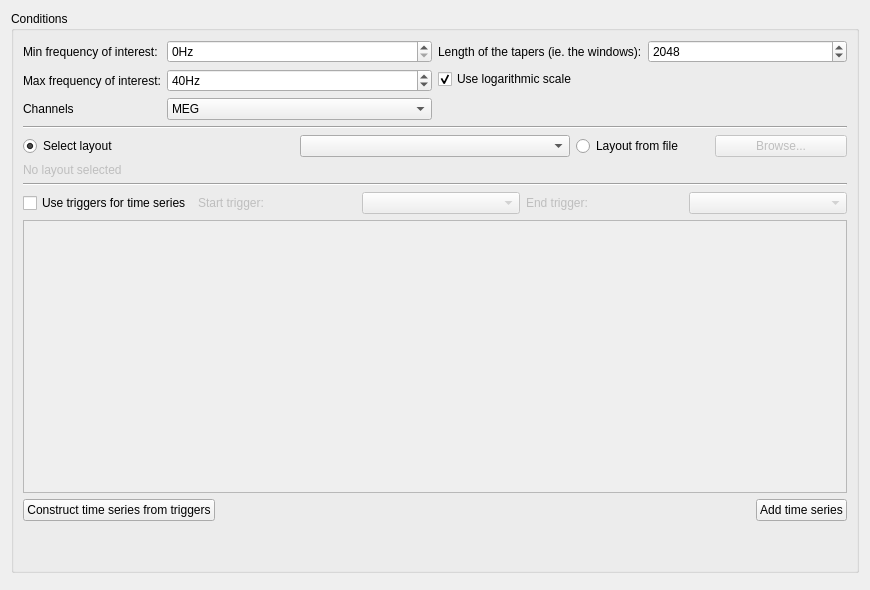
<?xml version="1.0" encoding="UTF-8"?>
<ui version="4.0">
 <class>PowerSpectrumDialog</class>
 <widget class="QDialog" name="PowerSpectrumDialog">
  <property name="geometry">
   <rect>
    <x>0</x>
    <y>0</y>
    <width>870</width>
    <height>590</height>
   </rect>
  </property>
  <property name="windowTitle">
   <string>Power spectrum</string>
  </property>
  <layout class="QGridLayout" name="gridLayout">
   <item row="0" column="0">
    <widget class="QGroupBox" name="groupBoxConditions">
     <property name="title">
      <string>Conditions</string>
     </property>
     <layout class="QGridLayout" name="gridLayout_2">
      <item row="0" column="0">
       <layout class="QHBoxLayout" name="horizontalLayout_5">
        <item>
         <layout class="QFormLayout" name="formLayout_2">
          <property name="fieldGrowthPolicy">
           <enum>QFormLayout::AllNonFixedFieldsGrow</enum>
          </property>
          <item row="1" column="0">
           <widget class="QLabel" name="labelFmin">
            <property name="toolTip">
             <string>Set the lower limit for the frequencies.</string>
            </property>
            <property name="text">
             <string>Min frequency of interest:</string>
            </property>
           </widget>
          </item>
          <item row="1" column="1">
           <widget class="QSpinBox" name="spinBoxFmin">
            <property name="focusPolicy">
             <enum>Qt::StrongFocus</enum>
            </property>
            <property name="toolTip">
             <string>Set the lower limit for the frequencies.</string>
            </property>
            <property name="suffix">
             <string>Hz</string>
            </property>
           </widget>
          </item>
          <item row="2" column="0">
           <widget class="QLabel" name="labelFmax">
            <property name="toolTip">
             <string>Set the upper limit for the frequencies.</string>
            </property>
            <property name="text">
             <string>Max frequency of interest:</string>
            </property>
           </widget>
          </item>
          <item row="2" column="1">
           <widget class="QSpinBox" name="spinBoxFmax">
            <property name="focusPolicy">
             <enum>Qt::StrongFocus</enum>
            </property>
            <property name="toolTip">
             <string>Set the upper limit for the frequencies.</string>
            </property>
            <property name="suffix">
             <string>Hz</string>
            </property>
            <property name="maximum">
             <number>150</number>
            </property>
            <property name="value">
             <number>40</number>
            </property>
           </widget>
          </item>
          <item row="3" column="0">
           <widget class="QLabel" name="labelChannels">
            <property name="text">
             <string>Channels</string>
            </property>
           </widget>
          </item>
          <item row="3" column="1">
           <widget class="QComboBox" name="comboBoxChannels">
            <item>
             <property name="text">
              <string>MEG</string>
             </property>
            </item>
            <item>
             <property name="text">
              <string>EEG</string>
             </property>
            </item>
           </widget>
          </item>
         </layout>
        </item>
        <item>
         <layout class="QFormLayout" name="formLayout_6">
          <property name="fieldGrowthPolicy">
           <enum>QFormLayout::AllNonFixedFieldsGrow</enum>
          </property>
          <item row="0" column="0">
           <widget class="QLabel" name="labelNfft">
            <property name="toolTip">
             <string>The length of the tapers ie. the windows. The smaller it is the smoother are the PSDs.</string>
            </property>
            <property name="text">
             <string>Length of the tapers (ie. the windows):</string>
            </property>
           </widget>
          </item>
          <item row="0" column="1">
           <widget class="QSpinBox" name="spinBoxNfft">
            <property name="focusPolicy">
             <enum>Qt::StrongFocus</enum>
            </property>
            <property name="toolTip">
             <string>The length of the tapers ie. the windows. The smaller it is the smoother are the PSDs.</string>
            </property>
            <property name="maximum">
             <number>10000</number>
            </property>
            <property name="value">
             <number>2048</number>
            </property>
           </widget>
          </item>
          <item row="1" column="0" colspan="2">
           <widget class="QCheckBox" name="checkBoxLogarithm">
            <property name="toolTip">
             <string>Use logarithmic scale.</string>
            </property>
            <property name="layoutDirection">
             <enum>Qt::LeftToRight</enum>
            </property>
            <property name="autoFillBackground">
             <bool>false</bool>
            </property>
            <property name="text">
             <string>Use logarithmic scale</string>
            </property>
            <property name="checked">
             <bool>true</bool>
            </property>
           </widget>
          </item>
         </layout>
        </item>
       </layout>
      </item>
      <item row="2" column="0">
       <layout class="QHBoxLayout" name="horizontalLayout_6">
        <item>
         <layout class="QVBoxLayout" name="verticalLayout_27">
          <item>
           <layout class="QHBoxLayout" name="horizontalLayout_35">
            <item>
             <widget class="QRadioButton" name="radioButtonSelectLayout">
              <property name="text">
               <string>Select layout</string>
              </property>
              <property name="checked">
               <bool>true</bool>
              </property>
             </widget>
            </item>
            <item>
             <widget class="QComboBox" name="comboBoxLayout"/>
            </item>
            <item>
             <layout class="QHBoxLayout" name="horizontalLayout_36">
              <item>
               <widget class="QRadioButton" name="radioButtonLayoutFromFile">
                <property name="text">
                 <string>Layout from file</string>
                </property>
               </widget>
              </item>
              <item>
               <widget class="QPushButton" name="pushButtonBrowseLayout">
                <property name="enabled">
                 <bool>false</bool>
                </property>
                <property name="text">
                 <string>Browse...</string>
                </property>
               </widget>
              </item>
             </layout>
            </item>
           </layout>
          </item>
          <item>
           <widget class="QLabel" name="labelLayout">
            <property name="enabled">
             <bool>false</bool>
            </property>
            <property name="text">
             <string>No layout selected</string>
            </property>
           </widget>
          </item>
         </layout>
        </item>
       </layout>
      </item>
      <item row="7" column="0">
       <layout class="QHBoxLayout" name="horizontalLayout_4">
        <item>
         <widget class="QPushButton" name="pushButtonSeriesFromTriggers">
          <property name="text">
           <string>Construct time series from triggers</string>
          </property>
         </widget>
        </item>
        <item>
         <spacer name="horizontalSpacer_4">
          <property name="orientation">
           <enum>Qt::Horizontal</enum>
          </property>
          <property name="sizeHint" stdset="0">
           <size>
            <width>40</width>
            <height>20</height>
           </size>
          </property>
         </spacer>
        </item>
        <item>
         <widget class="QPushButton" name="pushButtonAddTimeSeries">
          <property name="toolTip">
           <string>Add condition.</string>
          </property>
          <property name="text">
           <string>Add time series</string>
          </property>
         </widget>
        </item>
       </layout>
      </item>
      <item row="8" column="0">
       <spacer name="verticalSpacer">
        <property name="orientation">
         <enum>Qt::Vertical</enum>
        </property>
        <property name="sizeHint" stdset="0">
         <size>
          <width>20</width>
          <height>40</height>
         </size>
        </property>
       </spacer>
      </item>
      <item row="5" column="0">
       <widget class="QScrollArea" name="scrollAreaConditions">
        <property name="sizePolicy">
         <sizepolicy hsizetype="Expanding" vsizetype="Expanding">
          <horstretch>0</horstretch>
          <verstretch>255</verstretch>
         </sizepolicy>
        </property>
        <property name="maximumSize">
         <size>
          <width>16777215</width>
          <height>550</height>
         </size>
        </property>
        <property name="widgetResizable">
         <bool>true</bool>
        </property>
        <widget class="QWidget" name="scrollAreaWidgetContents">
         <property name="geometry">
          <rect>
           <x>0</x>
           <y>0</y>
           <width>824</width>
           <height>221</height>
          </rect>
         </property>
         <layout class="QVBoxLayout" name="verticalLayout">
          <item>
           <layout class="QVBoxLayout" name="verticalLayoutConditions"/>
          </item>
          <item>
           <spacer name="verticalSpacer_2">
            <property name="orientation">
             <enum>Qt::Vertical</enum>
            </property>
            <property name="sizeHint" stdset="0">
             <size>
              <width>20</width>
              <height>40</height>
             </size>
            </property>
           </spacer>
          </item>
         </layout>
        </widget>
       </widget>
      </item>
      <item row="4" column="0">
       <layout class="QHBoxLayout" name="horizontalLayout">
        <item>
         <widget class="QCheckBox" name="checkBoxTriggers">
          <property name="text">
           <string>Use triggers for time series</string>
          </property>
         </widget>
        </item>
        <item>
         <widget class="QLabel" name="label">
          <property name="enabled">
           <bool>false</bool>
          </property>
          <property name="text">
           <string>Start trigger:</string>
          </property>
         </widget>
        </item>
        <item>
         <widget class="QComboBox" name="comboBoxStart">
          <property name="enabled">
           <bool>false</bool>
          </property>
         </widget>
        </item>
        <item>
         <widget class="QLabel" name="label_2">
          <property name="enabled">
           <bool>false</bool>
          </property>
          <property name="text">
           <string>End trigger:</string>
          </property>
         </widget>
        </item>
        <item>
         <widget class="QComboBox" name="comboBoxEnd">
          <property name="enabled">
           <bool>false</bool>
          </property>
         </widget>
        </item>
       </layout>
      </item>
      <item row="1" column="0">
       <widget class="Line" name="line">
        <property name="orientation">
         <enum>Qt::Horizontal</enum>
        </property>
       </widget>
      </item>
      <item row="3" column="0">
       <widget class="Line" name="line_2">
        <property name="orientation">
         <enum>Qt::Horizontal</enum>
        </property>
       </widget>
      </item>
     </layout>
    </widget>
   </item>
   <item row="1" column="0">
    <widget class="QDialogButtonBox" name="buttonBox">
     <property name="orientation">
      <enum>Qt::Horizontal</enum>
     </property>
     <property name="standardButtons">
      <set>QDialogButtonBox::NoButton</set>
     </property>
    </widget>
   </item>
  </layout>
 </widget>
 <tabstops>
  <tabstop>spinBoxFmin</tabstop>
  <tabstop>spinBoxFmax</tabstop>
  <tabstop>comboBoxChannels</tabstop>
  <tabstop>spinBoxNfft</tabstop>
  <tabstop>checkBoxLogarithm</tabstop>
  <tabstop>radioButtonSelectLayout</tabstop>
  <tabstop>comboBoxLayout</tabstop>
  <tabstop>radioButtonLayoutFromFile</tabstop>
  <tabstop>pushButtonBrowseLayout</tabstop>
  <tabstop>checkBoxTriggers</tabstop>
  <tabstop>comboBoxStart</tabstop>
  <tabstop>comboBoxEnd</tabstop>
  <tabstop>scrollAreaConditions</tabstop>
  <tabstop>pushButtonSeriesFromTriggers</tabstop>
  <tabstop>pushButtonAddTimeSeries</tabstop>
  <tabstop>buttonBox</tabstop>
 </tabstops>
 <resources/>
 <connections>
  <connection>
   <sender>buttonBox</sender>
   <signal>accepted()</signal>
   <receiver>PowerSpectrumDialog</receiver>
   <slot>accept()</slot>
   <hints>
    <hint type="sourcelabel">
     <x>266</x>
     <y>580</y>
    </hint>
    <hint type="destinationlabel">
     <x>157</x>
     <y>274</y>
    </hint>
   </hints>
  </connection>
  <connection>
   <sender>buttonBox</sender>
   <signal>rejected()</signal>
   <receiver>PowerSpectrumDialog</receiver>
   <slot>reject()</slot>
   <hints>
    <hint type="sourcelabel">
     <x>334</x>
     <y>580</y>
    </hint>
    <hint type="destinationlabel">
     <x>286</x>
     <y>274</y>
    </hint>
   </hints>
  </connection>
  <connection>
   <sender>checkBoxTriggers</sender>
   <signal>toggled(bool)</signal>
   <receiver>comboBoxStart</receiver>
   <slot>setEnabled(bool)</slot>
   <hints>
    <hint type="sourcelabel">
     <x>166</x>
     <y>249</y>
    </hint>
    <hint type="destinationlabel">
     <x>544</x>
     <y>252</y>
    </hint>
   </hints>
  </connection>
  <connection>
   <sender>checkBoxTriggers</sender>
   <signal>toggled(bool)</signal>
   <receiver>comboBoxEnd</receiver>
   <slot>setEnabled(bool)</slot>
   <hints>
    <hint type="sourcelabel">
     <x>99</x>
     <y>249</y>
    </hint>
    <hint type="destinationlabel">
     <x>850</x>
     <y>252</y>
    </hint>
   </hints>
  </connection>
  <connection>
   <sender>checkBoxTriggers</sender>
   <signal>toggled(bool)</signal>
   <receiver>label</receiver>
   <slot>setEnabled(bool)</slot>
   <hints>
    <hint type="sourcelabel">
     <x>120</x>
     <y>249</y>
    </hint>
    <hint type="destinationlabel">
     <x>390</x>
     <y>252</y>
    </hint>
   </hints>
  </connection>
  <connection>
   <sender>checkBoxTriggers</sender>
   <signal>toggled(bool)</signal>
   <receiver>label_2</receiver>
   <slot>setEnabled(bool)</slot>
   <hints>
    <hint type="sourcelabel">
     <x>96</x>
     <y>249</y>
    </hint>
    <hint type="destinationlabel">
     <x>697</x>
     <y>252</y>
    </hint>
   </hints>
  </connection>
  <connection>
   <sender>checkBoxTriggers</sender>
   <signal>toggled(bool)</signal>
   <receiver>pushButtonAddTimeSeries</receiver>
   <slot>setDisabled(bool)</slot>
   <hints>
    <hint type="sourcelabel">
     <x>84</x>
     <y>249</y>
    </hint>
    <hint type="destinationlabel">
     <x>786</x>
     <y>512</y>
    </hint>
   </hints>
  </connection>
  <connection>
   <sender>radioButtonLayoutFromFile</sender>
   <signal>toggled(bool)</signal>
   <receiver>pushButtonBrowseLayout</receiver>
   <slot>setEnabled(bool)</slot>
   <hints>
    <hint type="sourcelabel">
     <x>628</x>
     <y>173</y>
    </hint>
    <hint type="destinationlabel">
     <x>775</x>
     <y>171</y>
    </hint>
   </hints>
  </connection>
  <connection>
   <sender>radioButtonLayoutFromFile</sender>
   <signal>toggled(bool)</signal>
   <receiver>labelLayout</receiver>
   <slot>setEnabled(bool)</slot>
   <hints>
    <hint type="sourcelabel">
     <x>593</x>
     <y>168</y>
    </hint>
    <hint type="destinationlabel">
     <x>61</x>
     <y>203</y>
    </hint>
   </hints>
  </connection>
 </connections>
</ui>
